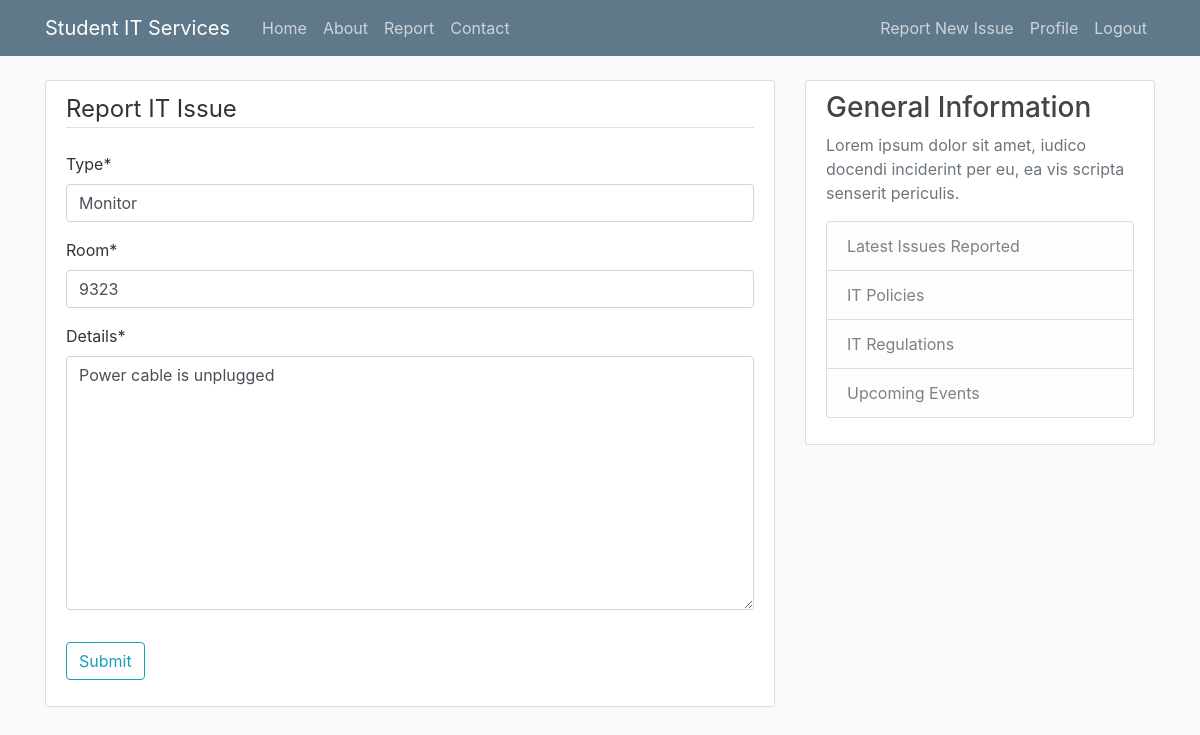
The page /issue/3/update/ (signed in) on the database its author committed.
### itreporting/models.py (models this page shows, shortened)
class Issue(models.Model):
    type = models.CharField(max_length = 100)
    room = models.CharField(max_length = 100)
    details = models.TextField()
    date_submitted = models.DateTimeField(default = timezone.now)
    author = models.ForeignKey(User, on_delete = models.CASCADE)

### itreporting/views.py (the view)
# urls.py: path('issue/<int:pk>/update/', PostUpdateView.as_view(), name='issue-update'),
class PostUpdateView(LoginRequiredMixin, UserPassesTestMixin, UpdateView):
    model = Issue
    fields = ['type', 'room', 'details']
    def test_func(self):
        issue = self.get_object()
        return self.request.user == issue.author

### itreporting/templates/itreporting/issue_form.html (shortened to what this page needs)
{% extends "itreporting/base.html" %}
{% load crispy_forms_tags %}
{% block content %}<div class="content-section">
    <form method="POST">
        <fieldset class="form-group">
            <legend class="border-bottom mb-4">Report IT Issue</legend>
            {{form|crispy}}
        </fieldset>
        <div class="form-group">
            <button class="btn btn-outline-info" type="submit">Submit</button>
        </div>
    </form>
</div>{% endblock content %}

### itreporting/static/css/styles.css (style rules this page uses)
body { background: #fafafa; color: #333333; margin-top: 5rem; }
.content-section { background: #ffffff; padding: 10px 20px; border: 1px solid #dddddd; border-radius: 3px; margin-bottom: 20px; }

### rows shown on the page
Issue: type "Monitor", room "9323", details "Power cable is unplugged"
